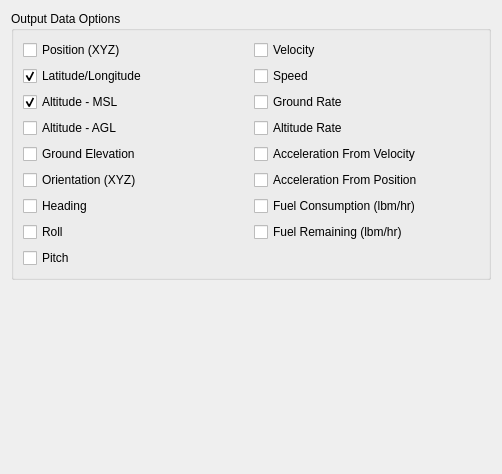
<?xml version="1.0" encoding="UTF-8"?>
<ui version="4.0">
 <class>OutputDataOptions</class>
 <widget class="QWidget" name="OutputDataOptions">
  <property name="geometry">
   <rect>
    <x>0</x>
    <y>0</y>
    <width>502</width>
    <height>474</height>
   </rect>
  </property>
  <property name="sizePolicy">
   <sizepolicy hsizetype="Expanding" vsizetype="Fixed">
    <horstretch>0</horstretch>
    <verstretch>0</verstretch>
   </sizepolicy>
  </property>
  <layout class="QVBoxLayout" name="verticalLayout_2" stretch="0,0">
   <item>
    <widget class="QGroupBox" name="groupBox">
     <property name="title">
      <string>Output Data Options</string>
     </property>
     <layout class="QGridLayout" name="outputDataOptionsLayout">
      <item row="6" column="1">
       <widget class="QCheckBox" name="mCheckBoxOrientation">
        <property name="text">
         <string>Orientation (XYZ)</string>
        </property>
       </widget>
      </item>
      <item row="0" column="2">
       <widget class="QCheckBox" name="mCheckBoxVel">
        <property name="text">
         <string>Velocity</string>
        </property>
       </widget>
      </item>
      <item row="1" column="2">
       <widget class="QCheckBox" name="mCheckBoxSpeed">
        <property name="text">
         <string>Speed</string>
        </property>
       </widget>
      </item>
      <item row="2" column="2">
       <widget class="QCheckBox" name="mCheckBoxGR">
        <property name="text">
         <string>Ground Rate</string>
        </property>
       </widget>
      </item>
      <item row="8" column="1">
       <widget class="QCheckBox" name="mCheckBoxRoll">
        <property name="text">
         <string>Roll</string>
        </property>
       </widget>
      </item>
      <item row="2" column="1">
       <widget class="QCheckBox" name="mCheckBoxAltMSL">
        <property name="text">
         <string>Altitude - MSL</string>
        </property>
        <property name="checked">
         <bool>true</bool>
        </property>
       </widget>
      </item>
      <item row="5" column="1">
       <widget class="QCheckBox" name="mCheckBoxElev">
        <property name="text">
         <string>Ground Elevation</string>
        </property>
       </widget>
      </item>
      <item row="9" column="1">
       <widget class="QCheckBox" name="mCheckBoxPitch">
        <property name="text">
         <string>Pitch</string>
        </property>
       </widget>
      </item>
      <item row="7" column="1">
       <widget class="QCheckBox" name="mCheckBoxHeading">
        <property name="text">
         <string>Heading</string>
        </property>
       </widget>
      </item>
      <item row="1" column="1">
       <widget class="QCheckBox" name="mCheckBoxLatLon">
        <property name="text">
         <string>Latitude/Longitude</string>
        </property>
        <property name="checked">
         <bool>true</bool>
        </property>
       </widget>
      </item>
      <item row="0" column="1">
       <widget class="QCheckBox" name="mCheckBoxPos">
        <property name="text">
         <string>Position (XYZ)</string>
        </property>
        <property name="checked">
         <bool>false</bool>
        </property>
       </widget>
      </item>
      <item row="4" column="2">
       <widget class="QCheckBox" name="mCheckBoxAR">
        <property name="text">
         <string>Altitude Rate</string>
        </property>
       </widget>
      </item>
      <item row="4" column="1">
       <widget class="QCheckBox" name="mCheckBoxAltAGL">
        <property name="text">
         <string>Altitude - AGL</string>
        </property>
       </widget>
      </item>
      <item row="5" column="2">
       <widget class="QCheckBox" name="mCheckBoxAFV">
        <property name="text">
         <string>Acceleration From Velocity</string>
        </property>
       </widget>
      </item>
      <item row="6" column="2">
       <widget class="QCheckBox" name="mCheckBoxAFP">
        <property name="text">
         <string>Acceleration From Position</string>
        </property>
       </widget>
      </item>
      <item row="7" column="2">
       <widget class="QCheckBox" name="mCheckBoxFC">
        <property name="text">
         <string>Fuel Consumption (lbm/hr)</string>
        </property>
       </widget>
      </item>
      <item row="8" column="2">
       <widget class="QCheckBox" name="mCheckBoxFR">
        <property name="text">
         <string>Fuel Remaining (lbm/hr)</string>
        </property>
       </widget>
      </item>
     </layout>
    </widget>
   </item>
   <item>
    <spacer>
     <property name="orientation">
      <enum>Qt::Vertical</enum>
     </property>
     <property name="sizeHint" stdset="0">
      <size>
       <width>20</width>
       <height>40</height>
      </size>
     </property>
    </spacer>
   </item>
  </layout>
 </widget>
 <resources/>
 <connections/>
</ui>
